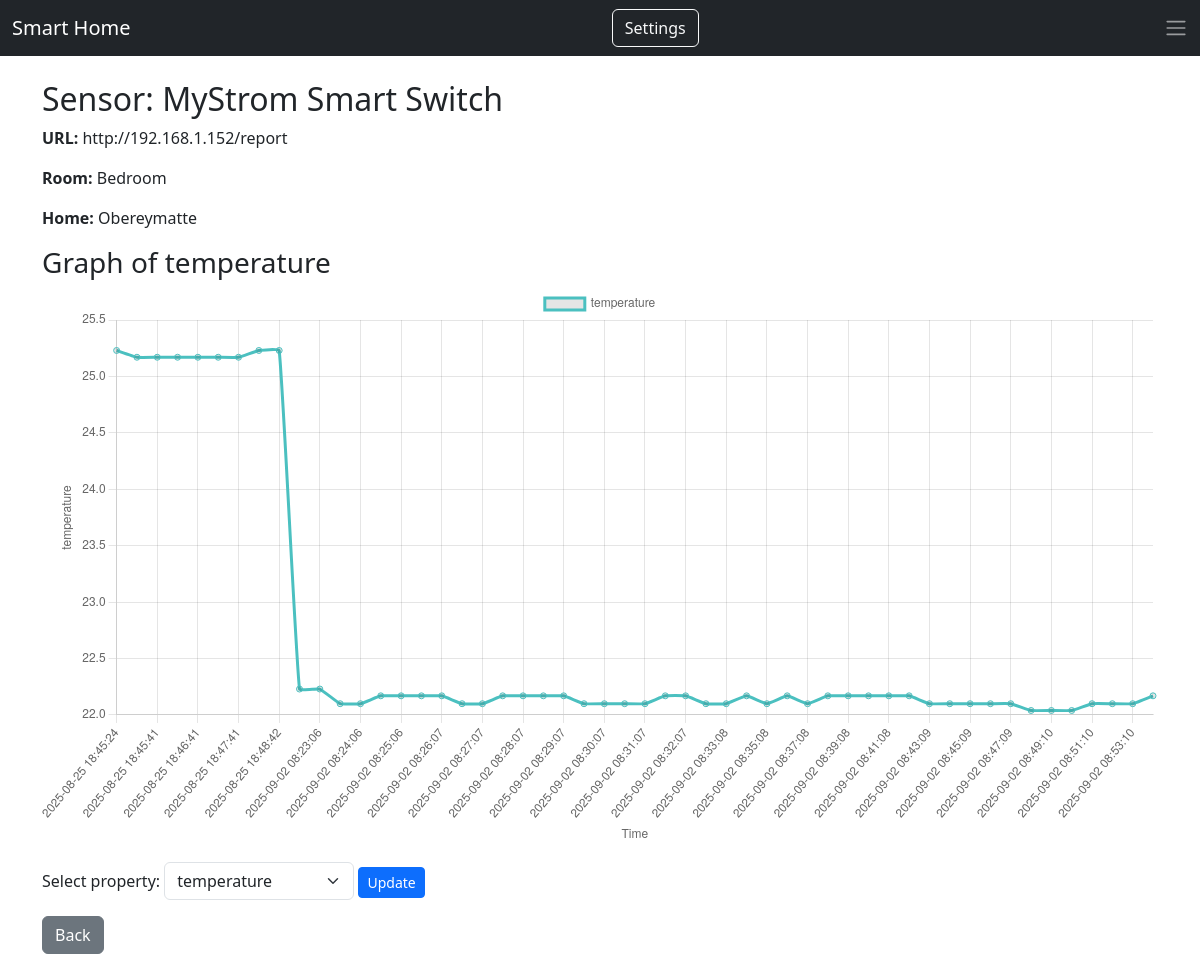
The page /sensor/1 on the database its author committed.
### app.py (models this page shows)
class Sensor(db.Model):
    id = db.Column(db.Integer, primary_key=True)
    name = db.Column(db.String, nullable=False)
    url = db.Column(db.String, nullable=False)
    room_id = db.Column(db.Integer, db.ForeignKey('room.id'), nullable=False)
    measurements = db.relationship('Measurement', backref='sensor', cascade="all, delete-orphan")

class Room(db.Model):
    id = db.Column(db.Integer, primary_key=True)
    name = db.Column(db.String, nullable=False)
    home_id = db.Column(db.Integer, db.ForeignKey('home.id'), nullable=False)
    sensors = db.relationship('Sensor', backref='room', cascade="all, delete-orphan")

class Home(db.Model):
    id = db.Column(db.Integer, primary_key=True)
    name = db.Column(db.String, nullable=False)
    rooms = db.relationship('Room', backref='home', cascade="all, delete-orphan") # Cascade und delete-orphan sagt SQLAlchemy, dass alle untergeordneten Objekte (?) bei Löschen auch entfernt werden sollen

class MeasurementType(db.Model):
    id = db.Column(db.Integer, primary_key=True)
    name = db.Column(db.String, nullable=False)
    unit = db.Column(db.String, nullable=False)
    values = db.relationship('MeasurementValue', backref='measurement_type', cascade="all, delete-orphan")

### app.py (the view)
@app.route('/sensor/<int:sensor_id>')
def sensor_detail(sensor_id):
    sensor = Sensor.query.get_or_404(sensor_id)# Holt den Sensor oder sendet 404 fehler wenn der sensor nicht findet
    property_name = request.args.get('property', 'temperature') # Temperatur als Standardwert falls kein Parameter angegeben wird
    measurements = []
    values = []
    for m in sensor.measurements:
        mv = next((v for v in m.values if v.measurement_type.name == property_name), None) # Sucht nach dem ersten MeasurementValue dass dem property_name entspricht
        if mv: # mv steht für MeasurementValue, m ist Measurement
            measurements.append(m.timestamp.strftime('%Y-%m-%d %H:%M:%S')) # Formatiert Datum und Urzeit
            values.append(mv.value)
    return render_template('sensor_detail.html', sensor=sensor, measurements=measurements, values=values, property_name=property_name)

### templates/sensor_detail.html (shortened to what this page needs)
{% extends "base.html" %}
{% block body %}
<h2>Sensor: {{ sensor.name }}</h2>
<p><strong>URL:</strong> {{ sensor.url }}</p>
<p><strong>Room:</strong> {{ sensor.room.name }}</p>
<p><strong>Home:</strong> {{ sensor.room.home.name }}</p>
<h3>Graph of {{ property_name }}</h3>
<canvas id="sensorChart" width="800" height="400"></canvas>
<script>
const ctx = document.getElementById('sensorChart').getContext('2d');
const sensorChart = new Chart(ctx, {
    type: 'line',
    data: {
        labels: {{ measurements|tojson }},
        datasets: [{
            label: '{{ property_name }}',
            data: {{ values|tojson }},
            fill: false,
            borderColor: 'rgb(75, 192, 192)',
            tension: 0.1
        }]
    },
    options: {
        scales: {
            x: {
                title: { display: true, text: 'Time' }
            },
            y: {
                title: { display: true, text: '{{ property_name }}' }
            }
        }
    }
});
</script>
<form method="get" class="mt-3">
    <label>Select property:</label>
    <select name="property" class="form-select w-auto d-inline-block">
        {% for mt in sensor.measurements[0].values|map(attribute='measurement_type')|list %}
            <option value="{{ mt.name }}" {% if mt.name == property_name %}selected{% endif %}>{{ mt.name }}</option>
        {% endfor %}
    </select>
    <button class="btn btn-primary btn-sm">Update</button>
</form>
<a href="{{ url_for('index') }}" class="btn btn-secondary mt-3">Back</a>
{% endblock %}

### templates/base.html (shortened to what this page needs)
<!DOCTYPE html>
<html lang="en">
<head>
    <link href="https://cdn.jsdelivr.net/npm/bootstrap@5.3.2/dist/css/bootstrap.min.css" rel="stylesheet">
</head>
<body>
      <nav class="navbar navbar-expand-lg navbar-dark bg-dark mb-4">
    <div class="container-fluid">
      <a class="navbar-brand" href="{{ url_for('index') }}">Smart Home</a>
      <a class="btn btn-outline-light" href="{{ url_for('settings') }}">Settings</a>
        <span class="navbar-toggler-icon"></span>
    </div>
  </nav>
  <div class="container">
    {% block body %}{% endblock %}
  </div>
</body>
</html>

### rows shown on the page
Sensor: name "MyStrom Smart Switch", url "http://192.168.1.152/report"
Room: room.name "Bedroom"
Home: room.home.name "Obereymatte"
MeasurementType: name "temperature"

### other values the page prints
form field property "temperature"
chart data {{ property_name }} temperature
